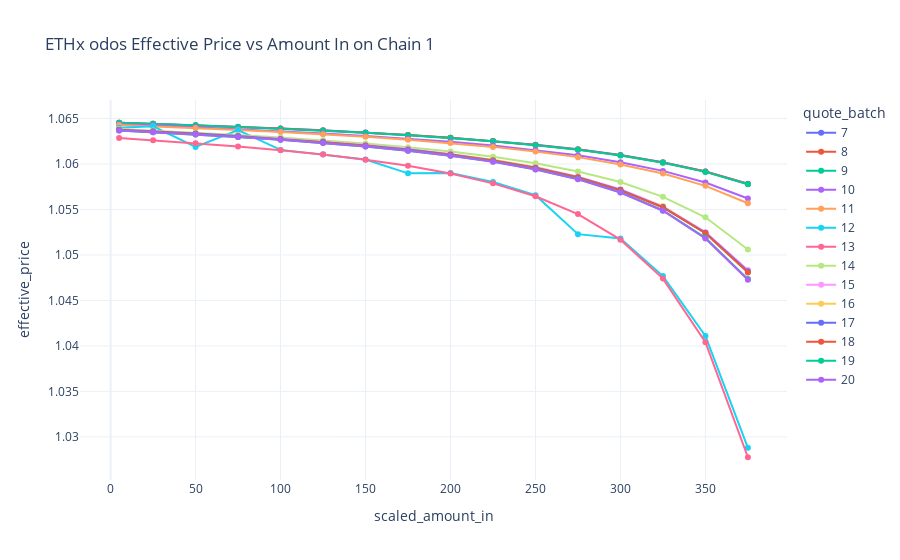
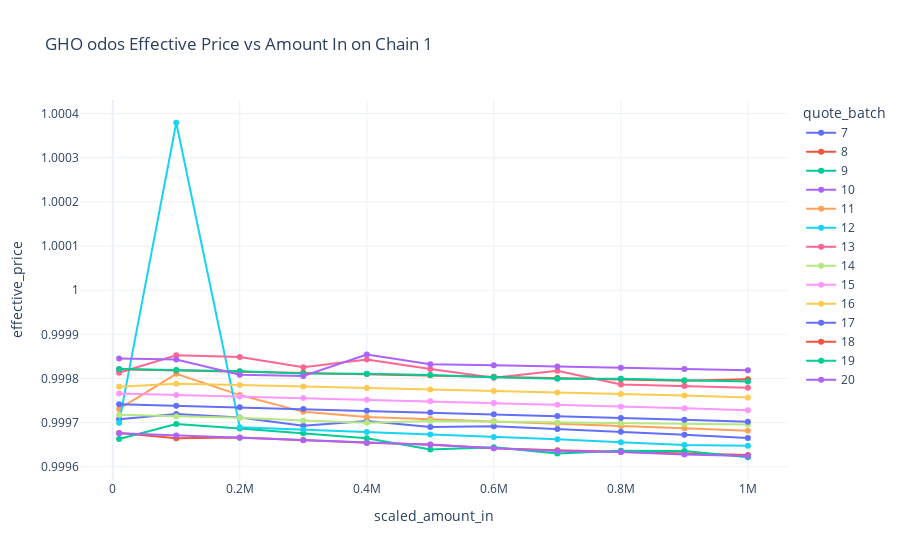
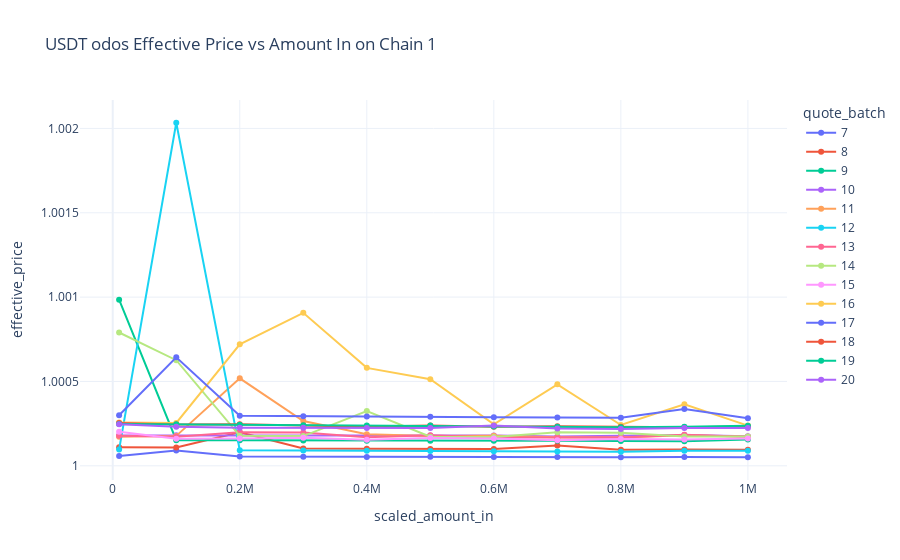
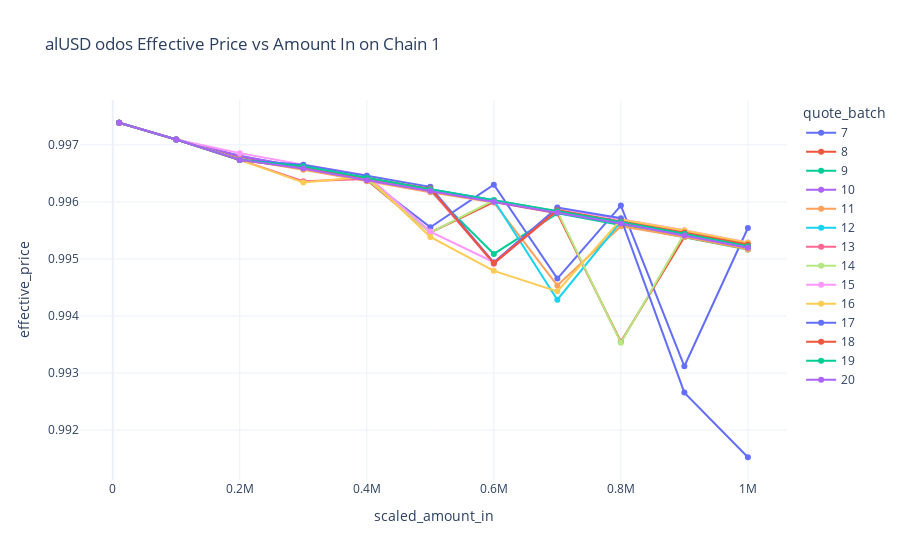

The cell these charts' notebook holds for them, in order:
### Markdown cell above
The issue is that this is not representitive

### Code cell
selected_api = "odos"
selected_chain = 1



for selected_symbol in sell_token_choices:
    this_token_df = df[
        (df["sell_token_symbol"] == selected_symbol)
        & (df["api_name"] == selected_api)
        & (df["chain_id"] == selected_chain)
    ].copy()

    if this_token_df.empty:
        continue

    # ensure numeric and aggregate to 1 point per x per batch
    this_token_df["scaled_amount_in"] = pd.to_numeric(this_token_df["scaled_amount_in"], errors="coerce")
    agg = (
        this_token_df
        .groupby(["quote_batch", "scaled_amount_in"], as_index=False)["effective_price"]
        .median()                         # or .min() if you want best price
        .sort_values(["quote_batch", "scaled_amount_in"])
    )

    px.line(
        agg,
        x="scaled_amount_in",
        y="effective_price",
        color="quote_batch",
        markers=True,
        title=f"{selected_symbol} {selected_api} Effective Price vs Amount In on Chain {selected_chain}",
    ).show()

### Figure 1 — Plotly figure (JSON) as saved in the notebook; plotly's stock layout.template omitted (floating-point values rounded to 4 significant figures)
{"data": [{"hovertemplate": "quote_batch=7<br>scaled_amount_in=%{x}<br>effective_price=%{y}<extra></extra>", "legendgroup": "7", "line": {"color": "#636efa", "dash": "solid"}, "marker": {"symbol": "circle"}, "mode": "lines+markers", "name": "7", "orientation": "v", "showlegend": true, "type": "scatter", "x": [5, 25, 50, 75, 100, 125, 150, 175, 200, 225, 250, 275, 300, 325, 350, 375], "xaxis": "x", "y": [1.065, 1.064, 1.064, 1.064, 1.064, 1.064, 1.063, 1.063, 1.063, 1.063, 1.062, 1.062, 1.061, 1.06, 1.059, 1.058], "yaxis": "y"}, {"hovertemplate": "quote_batch=8<br>scaled_amount_in=%{x}<br>effective_price=%{y}<extra></extra>", "legendgroup": "8", "line": {"color": "#EF553B", "dash": "solid"}, "marker": {"symbol": "circle"}, "mode": "lines+markers", "name": "8", "orientation": "v", "showlegend": true, "type": "scatter", "x": [5, 25, 50, 75, 100, 125, 150, 175, 200, 225, 250, 275, 300, 325, 350, 375], "xaxis": "x", "y": [1.065, 1.064, 1.064, 1.064, 1.064, 1.064, 1.063, 1.063, 1.063, 1.063, 1.062, 1.062, 1.061, 1.06, 1.059, 1.058], "yaxis": "y"}, {"hovertemplate": "quote_batch=9<br>scaled_amount_in=%{x}<br>effective_price=%{y}<extra></extra>", "legendgroup": "9", "line": {"color": "#00cc96", "dash": "solid"}, "marker": {"symbol": "circle"}, "mode": "lines+markers", "name": "9", "orientation": "v", "showlegend": true, "type": "scatter", "x": [5, 25, 50, 75, 100, 125, 150, 175, 200, 225, 250, 275, 300, 325, 350, 375], "xaxis": "x", "y": [1.065, 1.064, 1.064, 1.064, 1.064, 1.064, 1.063, 1.063, 1.063, 1.062, 1.062, 1.062, 1.061, 1.06, 1.059, 1.058], "yaxis": "y"}, {"hovertemplate": "quote_batch=10<br>scaled_amount_in=%{x}<br>effective_price=%{y}<extra></extra>", "legendgroup": "10", "line": {"color": "#ab63fa", "dash": "solid"}, "marker": {"symbol": "circle"}, "mode": "lines+markers", "name": "10", "orientation": "v", "showlegend": true, "type": "scatter", "x": [5, 25, 50, 75, 100, 125, 150, 175, 200, 225, 250, 275, 300, 325, 350, 375], "xaxis": "x", "y": [1.064, 1.064, 1.064, 1.064, 1.064, 1.063, 1.063, 1.063, 1.062, 1.062, 1.062, 1.061, 1.06, 1.059, 1.058, 1.056], "yaxis": "y"}, {"hovertemplate": "quote_batch=11<br>scaled_amount_in=%{x}<br>effective_price=%{y}<extra></extra>", "legendgroup": "11", "line": {"color": "#FFA15A", "dash": "solid"}, "marker": {"symbol": "circle"}, "mode": "lines+markers", "name": "11", "orientation": "v", "showlegend": true, "type": "scatter", "x": [5, 25, 50, 75, 100, 125, 150, 175, 200, 225, 250, 275, 300, 325, 350, 375], "xaxis": "x", "y": [1.064, 1.064, 1.064, 1.064, 1.064, 1.063, 1.063, 1.063, 1.062, 1.062, 1.061, 1.061, 1.06, 1.059, 1.058, 1.056], "yaxis": "y"}, {"hovertemplate": "quote_batch=12<br>scaled_amount_in=%{x}<br>effective_price=%{y}<extra></extra>", "legendgroup": "12", "line": {"color": "#19d3f3", "dash": "solid"}, "marker": {"symbol": "circle"}, "mode": "lines+markers", "name": "12", "orientation": "v", "showlegend": true, "type": "scatter", "x": [5, 25, 50, 75, 100, 125, 150, 175, 200, 225, 250, 275, 300, 325, 350, 375], "xaxis": "x", "y": [1.064, 1.064, 1.062, 1.064, 1.062, 1.061, 1.061, 1.059, 1.059, 1.058, 1.057, 1.052, 1.052, 1.048, 1.041, 1.029], "yaxis": "y"}, {"hovertemplate": "quote_batch=13<br>scaled_amount_in=%{x}<br>effective_price=%{y}<extra></extra>", "legendgroup": "13", "line": {"color": "#FF6692", "dash": "solid"}, "marker": {"symbol": "circle"}, "mode": "lines+markers", "name": "13", "orientation": "v", "showlegend": true, "type": "scatter", "x": [5, 25, 50, 75, 100, 125, 150, 175, 200, 225, 250, 275, 300, 325, 350, 375], "xaxis": "x", "y": [1.063, 1.063, 1.062, 1.062, 1.062, 1.061, 1.06, 1.06, 1.059, 1.058, 1.056, 1.054, 1.052, 1.047, 1.04, 1.028], "yaxis": "y"}, {"hovertemplate": "quote_batch=14<br>scaled_amount_in=%{x}<br>effective_price=%{y}<extra></extra>", "legendgroup": "14", "line": {"color": "#B6E880", "dash": "solid"}, "marker": {"symbol": "circle"}, "mode": "lines+markers", "name": "14", "orientation": "v", "showlegend": true, "type": "scatter", "x": [5, 25, 50, 75, 100, 125, 150, 175, 200, 225, 250, 275, 300, 325, 350, 375], "xaxis": "x", "y": [1.064, 1.064, 1.063, 1.063, 1.063, 1.063, 1.062, 1.062, 1.061, 1.061, 1.06, 1.059, 1.058, 1.056, 1.054, 1.051], "yaxis": "y"}, {"hovertemplate": "quote_batch=15<br>scaled_amount_in=%{x}<br>effective_price=%{y}<extra></extra>", "legendgroup": "15", "line": {"color": "#FF97FF", "dash": "solid"}, "marker": {"symbol": "circle"}, "mode": "lines+markers", "name": "15", "orientation": "v", "showlegend": true, "type": "scatter", "x": [5, 25, 50, 75, 100, 125, 150, 175, 200, 225, 250, 275, 300, 325, 350, 375], "xaxis": "x", "y": [1.064, 1.064, 1.063, 1.063, 1.063, 1.062, 1.062, 1.062, 1.061, 1.06, 1.06, 1.059, 1.057, 1.055, 1.053, 1.048], "yaxis": "y"}, {"hovertemplate": "quote_batch=16<br>scaled_amount_in=%{x}<br>effective_price=%{y}<extra></extra>", "legendgroup": "16", "line": {"color": "#FECB52", "dash": "solid"}, "marker": {"symbol": "circle"}, "mode": "lines+markers", "name": "16", "orientation": "v", "showlegend": true, "type": "scatter", "x": [5, 25, 50, 75, 100, 125, 150, 175, 200, 225, 250, 275, 300, 325, 350, 375], "xaxis": "x", "y": [1.064, 1.064, 1.063, 1.063, 1.063, 1.062, 1.062, 1.062, 1.061, 1.06, 1.06, 1.059, 1.057, 1.055, 1.052, 1.048], "yaxis": "y"}, {"hovertemplate": "quote_batch=17<br>scaled_amount_in=%{x}<br>effective_price=%{y}<extra></extra>", "legendgroup": "17", "line": {"color": "#636efa", "dash": "solid"}, "marker": {"symbol": "circle"}, "mode": "lines+markers", "name": "17", "orientation": "v", "showlegend": true, "type": "scatter", "x": [5, 25, 50, 75, 100, 125, 150, 175, 200, 225, 250, 275, 300, 325, 350, 375], "xaxis": "x", "y": [1.064, 1.064, 1.063, 1.063, 1.063, 1.062, 1.062, 1.062, 1.061, 1.06, 1.06, 1.059, 1.057, 1.055, 1.052, 1.048], "yaxis": "y"}, {"hovertemplate": "quote_batch=18<br>scaled_amount_in=%{x}<br>effective_price=%{y}<extra></extra>", "legendgroup": "18", "line": {"color": "#EF553B", "dash": "solid"}, "marker": {"symbol": "circle"}, "mode": "lines+markers", "name": "18", "orientation": "v", "showlegend": true, "type": "scatter", "x": [5, 25, 50, 75, 100, 125, 150, 175, 200, 225, 250, 275, 300, 325, 350, 375], "xaxis": "x", "y": [1.064, 1.064, 1.063, 1.063, 1.063, 1.062, 1.062, 1.062, 1.061, 1.06, 1.06, 1.059, 1.057, 1.055, 1.052, 1.048], "yaxis": "y"}, {"hovertemplate": "quote_batch=19<br>scaled_amount_in=%{x}<br>effective_price=%{y}<extra></extra>", "legendgroup": "19", "line": {"color": "#00cc96", "dash": "solid"}, "marker": {"symbol": "circle"}, "mode": "lines+markers", "name": "19", "orientation": "v", "showlegend": true, "type": "scatter", "x": [5, 25, 50, 75, 100, 125, 150, 175, 200, 225, 250, 275, 300, 325, 350, 375], "xaxis": "x", "y": [1.064, 1.063, 1.063, 1.063, 1.063, 1.062, 1.062, 1.061, 1.061, 1.06, 1.059, 1.058, 1.057, 1.055, 1.052, 1.047], "yaxis": "y"}, {"hovertemplate": "quote_batch=20<br>scaled_amount_in=%{x}<br>effective_price=%{y}<extra></extra>", "legendgroup": "20", "line": {"color": "#ab63fa", "dash": "solid"}, "marker": {"symbol": "circle"}, "mode": "lines+markers", "name": "20", "orientation": "v", "showlegend": true, "type": "scatter", "x": [5, 25, 50, 75, 100, 125, 150, 175, 200, 225, 250, 275, 300, 325, 350, 375], "xaxis": "x", "y": [1.064, 1.063, 1.063, 1.063, 1.063, 1.062, 1.062, 1.061, 1.061, 1.06, 1.059, 1.058, 1.057, 1.055, 1.052, 1.047], "yaxis": "y"}], "layout": {"legend": {"title": {"text": "quote_batch"}, "tracegroupgap": 0}, "title": {"text": "ETHx odos Effective Price vs Amount In on Chain 1"}, "xaxis": {"anchor": "y", "domain": [0, 1], "title": {"text": "scaled_amount_in"}}, "yaxis": {"anchor": "x", "domain": [0, 1], "title": {"text": "effective_price"}}}}

### Figure 2 — Plotly figure (JSON) as saved in the notebook; plotly's stock layout.template omitted (floating-point values rounded to 4 significant figures)
{"data": [{"hovertemplate": "quote_batch=7<br>scaled_amount_in=%{x}<br>effective_price=%{y}<extra></extra>", "legendgroup": "7", "line": {"color": "#636efa", "dash": "solid"}, "marker": {"symbol": "circle"}, "mode": "lines+markers", "name": "7", "orientation": "v", "showlegend": true, "type": "scatter", "x": [10000, 100000, 200000, 300000, 400000, 500000, 600000, 700000, 800000, 900000, 1000000], "xaxis": "x", "y": [0.9997, 0.9997, 0.9997, 0.9997, 0.9997, 0.9997, 0.9997, 0.9997, 0.9997, 0.9997, 0.9997], "yaxis": "y"}, {"hovertemplate": "quote_batch=8<br>scaled_amount_in=%{x}<br>effective_price=%{y}<extra></extra>", "legendgroup": "8", "line": {"color": "#EF553B", "dash": "solid"}, "marker": {"symbol": "circle"}, "mode": "lines+markers", "name": "8", "orientation": "v", "showlegend": true, "type": "scatter", "x": [10000, 100000, 200000, 300000, 400000, 500000, 600000, 700000, 800000, 900000, 1000000], "xaxis": "x", "y": [0.9997, 0.9997, 0.9997, 0.9997, 0.9997, 0.9997, 0.9996, 0.9996, 0.9996, 0.9996, 0.9996], "yaxis": "y"}, {"hovertemplate": "quote_batch=9<br>scaled_amount_in=%{x}<br>effective_price=%{y}<extra></extra>", "legendgroup": "9", "line": {"color": "#00cc96", "dash": "solid"}, "marker": {"symbol": "circle"}, "mode": "lines+markers", "name": "9", "orientation": "v", "showlegend": true, "type": "scatter", "x": [10000, 100000, 200000, 300000, 400000, 500000, 600000, 700000, 800000, 900000, 1000000], "xaxis": "x", "y": [0.9997, 0.9997, 0.9997, 0.9997, 0.9997, 0.9996, 0.9996, 0.9996, 0.9996, 0.9996, 0.9996], "yaxis": "y"}, {"hovertemplate": "quote_batch=10<br>scaled_amount_in=%{x}<br>effective_price=%{y}<extra></extra>", "legendgroup": "10", "line": {"color": "#ab63fa", "dash": "solid"}, "marker": {"symbol": "circle"}, "mode": "lines+markers", "name": "10", "orientation": "v", "showlegend": true, "type": "scatter", "x": [10000, 100000, 200000, 300000, 400000, 500000, 600000, 700000, 800000, 900000, 1000000], "xaxis": "x", "y": [0.9997, 0.9997, 0.9997, 0.9997, 0.9997, 0.9997, 0.9996, 0.9996, 0.9996, 0.9996, 0.9996], "yaxis": "y"}, {"hovertemplate": "quote_batch=11<br>scaled_amount_in=%{x}<br>effective_price=%{y}<extra></extra>", "legendgroup": "11", "line": {"color": "#FFA15A", "dash": "solid"}, "marker": {"symbol": "circle"}, "mode": "lines+markers", "name": "11", "orientation": "v", "showlegend": true, "type": "scatter", "x": [10000, 100000, 200000, 300000, 400000, 500000, 600000, 700000, 800000, 900000, 1000000], "xaxis": "x", "y": [0.9997, 0.9998, 0.9998, 0.9997, 0.9997, 0.9997, 0.9997, 0.9997, 0.9997, 0.9997, 0.9997], "yaxis": "y"}, {"hovertemplate": "quote_batch=12<br>scaled_amount_in=%{x}<br>effective_price=%{y}<extra></extra>", "legendgroup": "12", "line": {"color": "#19d3f3", "dash": "solid"}, "marker": {"symbol": "circle"}, "mode": "lines+markers", "name": "12", "orientation": "v", "showlegend": true, "type": "scatter", "x": [10000, 100000, 200000, 300000, 400000, 500000, 600000, 700000, 800000, 900000, 1000000], "xaxis": "x", "y": [0.9997, 1.0, 0.9997, 0.9997, 0.9997, 0.9997, 0.9997, 0.9997, 0.9997, 0.9996, 0.9996], "yaxis": "y"}, {"hovertemplate": "quote_batch=13<br>scaled_amount_in=%{x}<br>effective_price=%{y}<extra></extra>", "legendgroup": "13", "line": {"color": "#FF6692", "dash": "solid"}, "marker": {"symbol": "circle"}, "mode": "lines+markers", "name": "13", "orientation": "v", "showlegend": true, "type": "scatter", "x": [10000, 100000, 200000, 300000, 400000, 500000, 600000, 700000, 800000, 900000, 1000000], "xaxis": "x", "y": [0.9998, 0.9999, 0.9998, 0.9998, 0.9998, 0.9998, 0.9998, 0.9998, 0.9998, 0.9998, 0.9998], "yaxis": "y"}, {"hovertemplate": "quote_batch=14<br>scaled_amount_in=%{x}<br>effective_price=%{y}<extra></extra>", "legendgroup": "14", "line": {"color": "#B6E880", "dash": "solid"}, "marker": {"symbol": "circle"}, "mode": "lines+markers", "name": "14", "orientation": "v", "showlegend": true, "type": "scatter", "x": [10000, 100000, 200000, 300000, 400000, 500000, 600000, 700000, 800000, 900000, 1000000], "xaxis": "x", "y": [0.9997, 0.9997, 0.9997, 0.9997, 0.9997, 0.9997, 0.9997, 0.9997, 0.9997, 0.9997, 0.9997], "yaxis": "y"}, {"hovertemplate": "quote_batch=15<br>scaled_amount_in=%{x}<br>effective_price=%{y}<extra></extra>", "legendgroup": "15", "line": {"color": "#FF97FF", "dash": "solid"}, "marker": {"symbol": "circle"}, "mode": "lines+markers", "name": "15", "orientation": "v", "showlegend": true, "type": "scatter", "x": [10000, 100000, 200000, 300000, 400000, 500000, 600000, 700000, 800000, 900000, 1000000], "xaxis": "x", "y": [0.9998, 0.9998, 0.9998, 0.9998, 0.9998, 0.9997, 0.9997, 0.9997, 0.9997, 0.9997, 0.9997], "yaxis": "y"}, {"hovertemplate": "quote_batch=16<br>scaled_amount_in=%{x}<br>effective_price=%{y}<extra></extra>", "legendgroup": "16", "line": {"color": "#FECB52", "dash": "solid"}, "marker": {"symbol": "circle"}, "mode": "lines+markers", "name": "16", "orientation": "v", "showlegend": true, "type": "scatter", "x": [10000, 100000, 200000, 300000, 400000, 500000, 600000, 700000, 800000, 900000, 1000000], "xaxis": "x", "y": [0.9998, 0.9998, 0.9998, 0.9998, 0.9998, 0.9998, 0.9998, 0.9998, 0.9998, 0.9998, 0.9998], "yaxis": "y"}, {"hovertemplate": "quote_batch=17<br>scaled_amount_in=%{x}<br>effective_price=%{y}<extra></extra>", "legendgroup": "17", "line": {"color": "#636efa", "dash": "solid"}, "marker": {"symbol": "circle"}, "mode": "lines+markers", "name": "17", "orientation": "v", "showlegend": true, "type": "scatter", "x": [10000, 100000, 200000, 300000, 400000, 500000, 600000, 700000, 800000, 900000, 1000000], "xaxis": "x", "y": [0.9997, 0.9997, 0.9997, 0.9997, 0.9997, 0.9997, 0.9997, 0.9997, 0.9997, 0.9997, 0.9997], "yaxis": "y"}, {"hovertemplate": "quote_batch=18<br>scaled_amount_in=%{x}<br>effective_price=%{y}<extra></extra>", "legendgroup": "18", "line": {"color": "#EF553B", "dash": "solid"}, "marker": {"symbol": "circle"}, "mode": "lines+markers", "name": "18", "orientation": "v", "showlegend": true, "type": "scatter", "x": [10000, 100000, 200000, 300000, 400000, 500000, 600000, 700000, 800000, 900000, 1000000], "xaxis": "x", "y": [0.9998, 0.9998, 0.9998, 0.9998, 0.9998, 0.9998, 0.9998, 0.9998, 0.9998, 0.9998, 0.9998], "yaxis": "y"}, {"hovertemplate": "quote_batch=19<br>scaled_amount_in=%{x}<br>effective_price=%{y}<extra></extra>", "legendgroup": "19", "line": {"color": "#00cc96", "dash": "solid"}, "marker": {"symbol": "circle"}, "mode": "lines+markers", "name": "19", "orientation": "v", "showlegend": true, "type": "scatter", "x": [10000, 100000, 200000, 300000, 400000, 500000, 600000, 700000, 800000, 900000, 1000000], "xaxis": "x", "y": [0.9998, 0.9998, 0.9998, 0.9998, 0.9998, 0.9998, 0.9998, 0.9998, 0.9998, 0.9998, 0.9998], "yaxis": "y"}, {"hovertemplate": "quote_batch=20<br>scaled_amount_in=%{x}<br>effective_price=%{y}<extra></extra>", "legendgroup": "20", "line": {"color": "#ab63fa", "dash": "solid"}, "marker": {"symbol": "circle"}, "mode": "lines+markers", "name": "20", "orientation": "v", "showlegend": true, "type": "scatter", "x": [10000, 100000, 200000, 300000, 400000, 500000, 600000, 700000, 800000, 900000, 1000000], "xaxis": "x", "y": [0.9998, 0.9998, 0.9998, 0.9998, 0.9999, 0.9998, 0.9998, 0.9998, 0.9998, 0.9998, 0.9998], "yaxis": "y"}], "layout": {"legend": {"title": {"text": "quote_batch"}, "tracegroupgap": 0}, "title": {"text": "GHO odos Effective Price vs Amount In on Chain 1"}, "xaxis": {"anchor": "y", "domain": [0, 1], "title": {"text": "scaled_amount_in"}}, "yaxis": {"anchor": "x", "domain": [0, 1], "title": {"text": "effective_price"}}}}

### Figure 3 — Plotly figure (JSON) as saved in the notebook; plotly's stock layout.template omitted (floating-point values rounded to 4 significant figures)
{"data": [{"hovertemplate": "quote_batch=7<br>scaled_amount_in=%{x}<br>effective_price=%{y}<extra></extra>", "legendgroup": "7", "line": {"color": "#636efa", "dash": "solid"}, "marker": {"symbol": "circle"}, "mode": "lines+markers", "name": "7", "orientation": "v", "showlegend": true, "type": "scatter", "x": [10000, 100000, 200000, 300000, 400000, 500000, 600000, 700000, 800000, 900000, 1000000], "xaxis": "x", "y": [1.0, 1.0, 1.0, 1.0, 1.0, 1.0, 1.0, 1.0, 1.0, 1.0, 1.0], "yaxis": "y"}, {"hovertemplate": "quote_batch=8<br>scaled_amount_in=%{x}<br>effective_price=%{y}<extra></extra>", "legendgroup": "8", "line": {"color": "#EF553B", "dash": "solid"}, "marker": {"symbol": "circle"}, "mode": "lines+markers", "name": "8", "orientation": "v", "showlegend": true, "type": "scatter", "x": [10000, 100000, 200000, 300000, 400000, 500000, 600000, 700000, 800000, 900000, 1000000], "xaxis": "x", "y": [1.0, 1.0, 1.0, 1.0, 1.0, 1.0, 1.0, 1.0, 1.0, 1.0, 1.0], "yaxis": "y"}, {"hovertemplate": "quote_batch=9<br>scaled_amount_in=%{x}<br>effective_price=%{y}<extra></extra>", "legendgroup": "9", "line": {"color": "#00cc96", "dash": "solid"}, "marker": {"symbol": "circle"}, "mode": "lines+markers", "name": "9", "orientation": "v", "showlegend": true, "type": "scatter", "x": [10000, 100000, 200000, 300000, 400000, 500000, 600000, 700000, 800000, 900000, 1000000], "xaxis": "x", "y": [1.001, 1.0, 1.0, 1.0, 1.0, 1.0, 1.0, 1.0, 1.0, 1.0, 1.0], "yaxis": "y"}, {"hovertemplate": "quote_batch=10<br>scaled_amount_in=%{x}<br>effective_price=%{y}<extra></extra>", "legendgroup": "10", "line": {"color": "#ab63fa", "dash": "solid"}, "marker": {"symbol": "circle"}, "mode": "lines+markers", "name": "10", "orientation": "v", "showlegend": true, "type": "scatter", "x": [10000, 100000, 200000, 300000, 400000, 500000, 600000, 700000, 800000, 900000, 1000000], "xaxis": "x", "y": [1.0, 1.0, 1.0, 1.0, 1.0, 1.0, 1.0, 1.0, 1.0, 1.0, 1.0], "yaxis": "y"}, {"hovertemplate": "quote_batch=11<br>scaled_amount_in=%{x}<br>effective_price=%{y}<extra></extra>", "legendgroup": "11", "line": {"color": "#FFA15A", "dash": "solid"}, "marker": {"symbol": "circle"}, "mode": "lines+markers", "name": "11", "orientation": "v", "showlegend": true, "type": "scatter", "x": [10000, 100000, 200000, 300000, 400000, 500000, 600000, 700000, 800000, 900000, 1000000], "xaxis": "x", "y": [1.0, 1.0, 1.001, 1.0, 1.0, 1.0, 1.0, 1.0, 1.0, 1.0, 1.0], "yaxis": "y"}, {"hovertemplate": "quote_batch=12<br>scaled_amount_in=%{x}<br>effective_price=%{y}<extra></extra>", "legendgroup": "12", "line": {"color": "#19d3f3", "dash": "solid"}, "marker": {"symbol": "circle"}, "mode": "lines+markers", "name": "12", "orientation": "v", "showlegend": true, "type": "scatter", "x": [10000, 100000, 200000, 300000, 400000, 500000, 600000, 700000, 800000, 900000, 1000000], "xaxis": "x", "y": [1.0, 1.002, 1.0, 1.0, 1.0, 1.0, 1.0, 1.0, 1.0, 1.0, 1.0], "yaxis": "y"}, {"hovertemplate": "quote_batch=13<br>scaled_amount_in=%{x}<br>effective_price=%{y}<extra></extra>", "legendgroup": "13", "line": {"color": "#FF6692", "dash": "solid"}, "marker": {"symbol": "circle"}, "mode": "lines+markers", "name": "13", "orientation": "v", "showlegend": true, "type": "scatter", "x": [10000, 100000, 200000, 300000, 400000, 500000, 600000, 700000, 800000, 900000, 1000000], "xaxis": "x", "y": [1.0, 1.0, 1.0, 1.0, 1.0, 1.0, 1.0, 1.0, 1.0, 1.0, 1.0], "yaxis": "y"}, {"hovertemplate": "quote_batch=14<br>scaled_amount_in=%{x}<br>effective_price=%{y}<extra></extra>", "legendgroup": "14", "line": {"color": "#B6E880", "dash": "solid"}, "marker": {"symbol": "circle"}, "mode": "lines+markers", "name": "14", "orientation": "v", "showlegend": true, "type": "scatter", "x": [10000, 100000, 200000, 300000, 400000, 500000, 600000, 700000, 800000, 900000, 1000000], "xaxis": "x", "y": [1.001, 1.001, 1.0, 1.0, 1.0, 1.0, 1.0, 1.0, 1.0, 1.0, 1.0], "yaxis": "y"}, {"hovertemplate": "quote_batch=15<br>scaled_amount_in=%{x}<br>effective_price=%{y}<extra></extra>", "legendgroup": "15", "line": {"color": "#FF97FF", "dash": "solid"}, "marker": {"symbol": "circle"}, "mode": "lines+markers", "name": "15", "orientation": "v", "showlegend": true, "type": "scatter", "x": [10000, 100000, 200000, 300000, 400000, 500000, 600000, 700000, 800000, 900000, 1000000], "xaxis": "x", "y": [1.0, 1.0, 1.0, 1.0, 1.0, 1.0, 1.0, 1.0, 1.0, 1.0, 1.0], "yaxis": "y"}, {"hovertemplate": "quote_batch=16<br>scaled_amount_in=%{x}<br>effective_price=%{y}<extra></extra>", "legendgroup": "16", "line": {"color": "#FECB52", "dash": "solid"}, "marker": {"symbol": "circle"}, "mode": "lines+markers", "name": "16", "orientation": "v", "showlegend": true, "type": "scatter", "x": [10000, 100000, 200000, 300000, 400000, 500000, 600000, 700000, 800000, 900000, 1000000], "xaxis": "x", "y": [1.0, 1.0, 1.001, 1.001, 1.001, 1.001, 1.0, 1.0, 1.0, 1.0, 1.0], "yaxis": "y"}, {"hovertemplate": "quote_batch=17<br>scaled_amount_in=%{x}<br>effective_price=%{y}<extra></extra>", "legendgroup": "17", "line": {"color": "#636efa", "dash": "solid"}, "marker": {"symbol": "circle"}, "mode": "lines+markers", "name": "17", "orientation": "v", "showlegend": true, "type": "scatter", "x": [10000, 100000, 200000, 300000, 400000, 500000, 600000, 700000, 800000, 900000, 1000000], "xaxis": "x", "y": [1.0, 1.001, 1.0, 1.0, 1.0, 1.0, 1.0, 1.0, 1.0, 1.0, 1.0], "yaxis": "y"}, {"hovertemplate": "quote_batch=18<br>scaled_amount_in=%{x}<br>effective_price=%{y}<extra></extra>", "legendgroup": "18", "line": {"color": "#EF553B", "dash": "solid"}, "marker": {"symbol": "circle"}, "mode": "lines+markers", "name": "18", "orientation": "v", "showlegend": true, "type": "scatter", "x": [10000, 100000, 200000, 300000, 400000, 500000, 600000, 700000, 800000, 900000, 1000000], "xaxis": "x", "y": [1.0, 1.0, 1.0, 1.0, 1.0, 1.0, 1.0, 1.0, 1.0, 1.0, 1.0], "yaxis": "y"}, {"hovertemplate": "quote_batch=19<br>scaled_amount_in=%{x}<br>effective_price=%{y}<extra></extra>", "legendgroup": "19", "line": {"color": "#00cc96", "dash": "solid"}, "marker": {"symbol": "circle"}, "mode": "lines+markers", "name": "19", "orientation": "v", "showlegend": true, "type": "scatter", "x": [10000, 100000, 200000, 300000, 400000, 500000, 600000, 700000, 800000, 900000, 1000000], "xaxis": "x", "y": [1.0, 1.0, 1.0, 1.0, 1.0, 1.0, 1.0, 1.0, 1.0, 1.0, 1.0], "yaxis": "y"}, {"hovertemplate": "quote_batch=20<br>scaled_amount_in=%{x}<br>effective_price=%{y}<extra></extra>", "legendgroup": "20", "line": {"color": "#ab63fa", "dash": "solid"}, "marker": {"symbol": "circle"}, "mode": "lines+markers", "name": "20", "orientation": "v", "showlegend": true, "type": "scatter", "x": [10000, 100000, 200000, 300000, 400000, 500000, 600000, 700000, 800000, 900000, 1000000], "xaxis": "x", "y": [1.0, 1.0, 1.0, 1.0, 1.0, 1.0, 1.0, 1.0, 1.0, 1.0, 1.0], "yaxis": "y"}], "layout": {"legend": {"title": {"text": "quote_batch"}, "tracegroupgap": 0}, "title": {"text": "USDT odos Effective Price vs Amount In on Chain 1"}, "xaxis": {"anchor": "y", "domain": [0, 1], "title": {"text": "scaled_amount_in"}}, "yaxis": {"anchor": "x", "domain": [0, 1], "title": {"text": "effective_price"}}}}

### Figure 4 — Plotly figure (JSON) as saved in the notebook; plotly's stock layout.template omitted (floating-point values rounded to 4 significant figures)
{"data": [{"hovertemplate": "quote_batch=7<br>scaled_amount_in=%{x}<br>effective_price=%{y}<extra></extra>", "legendgroup": "7", "line": {"color": "#636efa", "dash": "solid"}, "marker": {"symbol": "circle"}, "mode": "lines+markers", "name": "7", "orientation": "v", "showlegend": true, "type": "scatter", "x": [10000, 100000, 200000, 300000, 400000, 500000, 600000, 700000, 800000, 900000, 1000000], "xaxis": "x", "y": [0.9974, 0.9971, 0.9968, 0.9966, 0.9964, 0.9956, 0.9963, 0.9947, 0.9959, 0.9931, 0.9955], "yaxis": "y"}, {"hovertemplate": "quote_batch=8<br>scaled_amount_in=%{x}<br>effective_price=%{y}<extra></extra>", "legendgroup": "8", "line": {"color": "#EF553B", "dash": "solid"}, "marker": {"symbol": "circle"}, "mode": "lines+markers", "name": "8", "orientation": "v", "showlegend": true, "type": "scatter", "x": [10000, 100000, 200000, 300000, 400000, 500000, 600000, 700000, 800000, 900000, 1000000], "xaxis": "x", "y": [0.9974, 0.9971, 0.9968, 0.9966, 0.9964, 0.9955, 0.996, 0.9958, 0.9935, 0.9954, 0.9952], "yaxis": "y"}, {"hovertemplate": "quote_batch=9<br>scaled_amount_in=%{x}<br>effective_price=%{y}<extra></extra>", "legendgroup": "9", "line": {"color": "#00cc96", "dash": "solid"}, "marker": {"symbol": "circle"}, "mode": "lines+markers", "name": "9", "orientation": "v", "showlegend": true, "type": "scatter", "x": [10000, 100000, 200000, 300000, 400000, 500000, 600000, 700000, 800000, 900000, 1000000], "xaxis": "x", "y": [0.9974, 0.9971, 0.9968, 0.9966, 0.9964, 0.9962, 0.9951, 0.9958, 0.9956, 0.9954, 0.9952], "yaxis": "y"}, {"hovertemplate": "quote_batch=10<br>scaled_amount_in=%{x}<br>effective_price=%{y}<extra></extra>", "legendgroup": "10", "line": {"color": "#ab63fa", "dash": "solid"}, "marker": {"symbol": "circle"}, "mode": "lines+markers", "name": "10", "orientation": "v", "showlegend": true, "type": "scatter", "x": [10000, 100000, 200000, 300000, 400000, 500000, 600000, 700000, 800000, 900000, 1000000], "xaxis": "x", "y": [0.9974, 0.9971, 0.9968, 0.9966, 0.9964, 0.9962, 0.996, 0.9958, 0.9956, 0.9954, 0.9952], "yaxis": "y"}, {"hovertemplate": "quote_batch=11<br>scaled_amount_in=%{x}<br>effective_price=%{y}<extra></extra>", "legendgroup": "11", "line": {"color": "#FFA15A", "dash": "solid"}, "marker": {"symbol": "circle"}, "mode": "lines+markers", "name": "11", "orientation": "v", "showlegend": true, "type": "scatter", "x": [10000, 100000, 200000, 300000, 400000, 500000, 600000, 700000, 800000, 900000, 1000000], "xaxis": "x", "y": [0.9974, 0.9971, 0.9968, 0.9966, 0.9964, 0.9962, 0.996, 0.9945, 0.9956, 0.9954, 0.9952], "yaxis": "y"}, {"hovertemplate": "quote_batch=12<br>scaled_amount_in=%{x}<br>effective_price=%{y}<extra></extra>", "legendgroup": "12", "line": {"color": "#19d3f3", "dash": "solid"}, "marker": {"symbol": "circle"}, "mode": "lines+markers", "name": "12", "orientation": "v", "showlegend": true, "type": "scatter", "x": [10000, 100000, 200000, 300000, 400000, 500000, 600000, 700000, 800000, 900000, 1000000], "xaxis": "x", "y": [0.9974, 0.9971, 0.9967, 0.9966, 0.9964, 0.9962, 0.996, 0.9943, 0.9957, 0.9955, 0.9952], "yaxis": "y"}, {"hovertemplate": "quote_batch=13<br>scaled_amount_in=%{x}<br>effective_price=%{y}<extra></extra>", "legendgroup": "13", "line": {"color": "#FF6692", "dash": "solid"}, "marker": {"symbol": "circle"}, "mode": "lines+markers", "name": "13", "orientation": "v", "showlegend": true, "type": "scatter", "x": [10000, 100000, 200000, 300000, 400000, 500000, 600000, 700000, 800000, 900000, 1000000], "xaxis": "x", "y": [0.9974, 0.9971, 0.9967, 0.9964, 0.9964, 0.9962, 0.9949, 0.9958, 0.9956, 0.9954, 0.9952], "yaxis": "y"}, {"hovertemplate": "quote_batch=14<br>scaled_amount_in=%{x}<br>effective_price=%{y}<extra></extra>", "legendgroup": "14", "line": {"color": "#B6E880", "dash": "solid"}, "marker": {"symbol": "circle"}, "mode": "lines+markers", "name": "14", "orientation": "v", "showlegend": true, "type": "scatter", "x": [10000, 100000, 200000, 300000, 400000, 500000, 600000, 700000, 800000, 900000, 1000000], "xaxis": "x", "y": [0.9974, 0.9971, 0.9967, 0.9966, 0.9964, 0.9955, 0.996, 0.9958, 0.9935, 0.9954, 0.9952], "yaxis": "y"}, {"hovertemplate": "quote_batch=15<br>scaled_amount_in=%{x}<br>effective_price=%{y}<extra></extra>", "legendgroup": "15", "line": {"color": "#FF97FF", "dash": "solid"}, "marker": {"symbol": "circle"}, "mode": "lines+markers", "name": "15", "orientation": "v", "showlegend": true, "type": "scatter", "x": [10000, 100000, 200000, 300000, 400000, 500000, 600000, 700000, 800000, 900000, 1000000], "xaxis": "x", "y": [0.9974, 0.9971, 0.9969, 0.9967, 0.9965, 0.9955, 0.9949, 0.9959, 0.9957, 0.9955, 0.9953], "yaxis": "y"}, {"hovertemplate": "quote_batch=16<br>scaled_amount_in=%{x}<br>effective_price=%{y}<extra></extra>", "legendgroup": "16", "line": {"color": "#FECB52", "dash": "solid"}, "marker": {"symbol": "circle"}, "mode": "lines+markers", "name": "16", "orientation": "v", "showlegend": true, "type": "scatter", "x": [10000, 100000, 200000, 300000, 400000, 500000, 600000, 700000, 800000, 900000, 1000000], "xaxis": "x", "y": [0.9974, 0.9971, 0.9967, 0.9963, 0.9964, 0.9954, 0.9948, 0.9944, 0.9957, 0.9955, 0.9953], "yaxis": "y"}, {"hovertemplate": "quote_batch=17<br>scaled_amount_in=%{x}<br>effective_price=%{y}<extra></extra>", "legendgroup": "17", "line": {"color": "#636efa", "dash": "solid"}, "marker": {"symbol": "circle"}, "mode": "lines+markers", "name": "17", "orientation": "v", "showlegend": true, "type": "scatter", "x": [10000, 100000, 200000, 300000, 400000, 500000, 600000, 700000, 800000, 900000, 1000000], "xaxis": "x", "y": [0.9974, 0.9971, 0.9967, 0.9967, 0.9965, 0.9963, 0.9949, 0.9959, 0.9957, 0.9927, 0.9915], "yaxis": "y"}, {"hovertemplate": "quote_batch=18<br>scaled_amount_in=%{x}<br>effective_price=%{y}<extra></extra>", "legendgroup": "18", "line": {"color": "#EF553B", "dash": "solid"}, "marker": {"symbol": "circle"}, "mode": "lines+markers", "name": "18", "orientation": "v", "showlegend": true, "type": "scatter", "x": [10000, 100000, 200000, 300000, 400000, 500000, 600000, 700000, 800000, 900000, 1000000], "xaxis": "x", "y": [0.9974, 0.9971, 0.9967, 0.9966, 0.9964, 0.9962, 0.9949, 0.9959, 0.9957, 0.9955, 0.9953], "yaxis": "y"}, {"hovertemplate": "quote_batch=19<br>scaled_amount_in=%{x}<br>effective_price=%{y}<extra></extra>", "legendgroup": "19", "line": {"color": "#00cc96", "dash": "solid"}, "marker": {"symbol": "circle"}, "mode": "lines+markers", "name": "19", "orientation": "v", "showlegend": true, "type": "scatter", "x": [10000, 100000, 200000, 300000, 400000, 500000, 600000, 700000, 800000, 900000, 1000000], "xaxis": "x", "y": [0.9974, 0.9971, 0.9967, 0.9966, 0.9964, 0.9962, 0.996, 0.9958, 0.9956, 0.9954, 0.9952], "yaxis": "y"}, {"hovertemplate": "quote_batch=20<br>scaled_amount_in=%{x}<br>effective_price=%{y}<extra></extra>", "legendgroup": "20", "line": {"color": "#ab63fa", "dash": "solid"}, "marker": {"symbol": "circle"}, "mode": "lines+markers", "name": "20", "orientation": "v", "showlegend": true, "type": "scatter", "x": [10000, 100000, 200000, 300000, 400000, 500000, 600000, 700000, 800000, 900000, 1000000], "xaxis": "x", "y": [0.9974, 0.9971, 0.9967, 0.9966, 0.9964, 0.9962, 0.996, 0.9958, 0.9956, 0.9954, 0.9952], "yaxis": "y"}], "layout": {"legend": {"title": {"text": "quote_batch"}, "tracegroupgap": 0}, "title": {"text": "alUSD odos Effective Price vs Amount In on Chain 1"}, "xaxis": {"anchor": "y", "domain": [0, 1], "title": {"text": "scaled_amount_in"}}, "yaxis": {"anchor": "x", "domain": [0, 1], "title": {"text": "effective_price"}}}}
